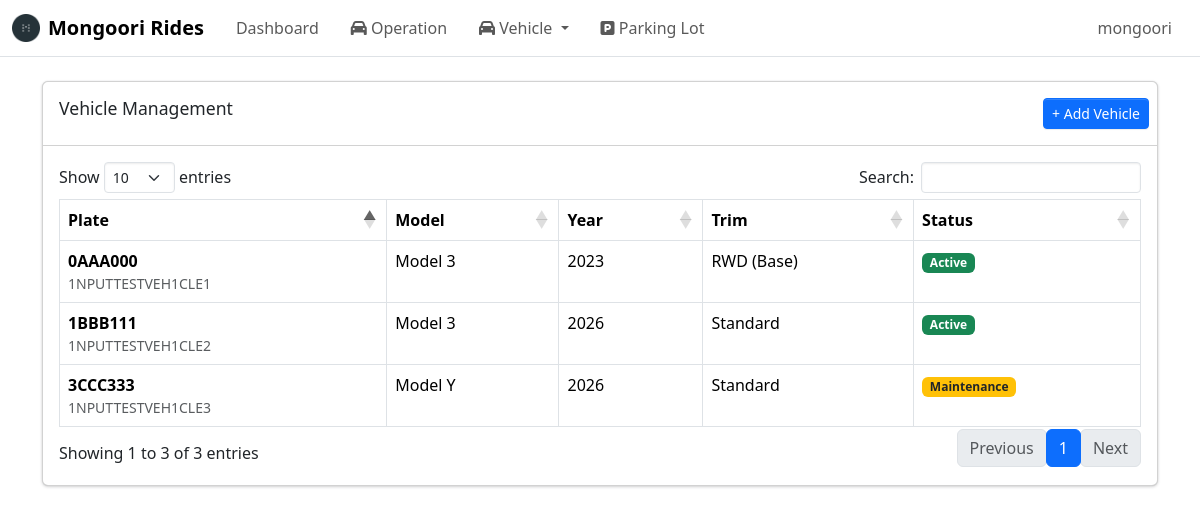
The app's page /admin/vehicles/ (signed in), older data.
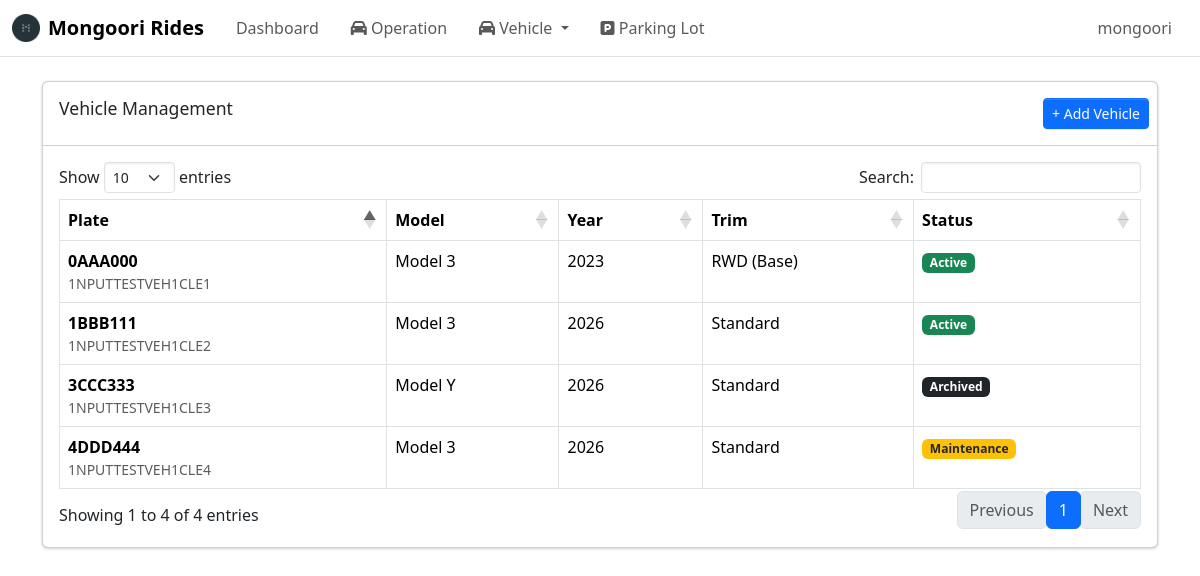
The same page, newer data.
### tables this page shows
CREATE TABLE vehicle (
    vehicle_id INTEGER PRIMARY KEY AUTOINCREMENT,
    vin TEXT NOT NULL UNIQUE CHECK(length(vin) = 17),
    make TEXT,
    model TEXT,
    model_year INTEGER,
    trim TEXT,
    exterior TEXT,
    interior TEXT,
    plate_number TEXT,
    mileage INTEGER,
    software TEXT,

    vehicle_status TEXT NOT NULL 
        CHECK(vehicle_status IN ('Active', 'Maintenance', 'Archived')),

    created_at DATETIME DEFAULT CURRENT_TIMESTAMP
);

### routes/admin/vehicle_pages/management.py (the view)
@vehicle_pages_bp.route("/",methods=["GET"])
def vehicle_list_page():
    if not session.get("admin_logged_in"):
        return redirect(url_for("auth.admin_login"))
    conn = get_conn()
    cur = conn.cursor()
    cur.execute("""
            SELECT
                vehicle_id,
                vin,
                plate_number,
                model,
                model_year,
                trim,
                vehicle_status
            FROM vehicle
            ORDER BY plate_number ASC
    """)
    vehicles = cur.fetchall()
    return render_template("vehicle_info_management.html", vehicles=vehicles)

### db.py (called while the page is built)
def make_dict(cursor, row):
    return {col[0]: row[idx] for idx, col in enumerate(cursor.description)}

def get_conn():
    if "db" not in g:
        conn = sqlite3.connect(DB_PATH, check_same_thread=False)
        conn.row_factory = make_dict
        conn.execute("PRAGMA foreign_keys = ON;")
        g.db = conn
    return g.db

def close_conn(e=None):
    db = g.pop("db", None)
    if db is not None:
        db.close()

### templates/vehicle_info_management.html (shortened to what this page needs)
{% extends "base.html" %}
{% block content %}
<div class="card">
    <div class="card-header">
        <h3 class="card-title">Vehicle Management</h3>
        <div class="card-tools">
            <a href="{{ url_for('vehicle_management_pages.vehicle_create_page') }}" class="btn btn-primary btn-sm">
                + Add Vehicle
            </a>
        </div>
    </div>
    <div class="card-body">
        <table id = "vehicleTable" class="table table-bordered table-hover">
            <thead>
                <tr>
                    <th>Plate</th>
                    <th>Model</th>
                    <th>Year</th>
                    <th>Trim</th>
                    <th>Status</th>
                </tr>
            </thead>
            <tbody>
                {% for v in vehicles %}
                <tr data-id="{{ v.vehicle_id }}" data-vin="{{ v.vin }}" data-plate="{{ v.plate_number }}"
                    data-location-name="{{ v.operation_location_name or 'Unassigned' }}" data-location-id="{{ v.operation_location_id or '' }}" style="cursor:pointer;">
                    <td>{{v.plate_number}}</td>
                    <td>{{v.vin}}</td>
                    <td>{{v.model}}</td>
                    <td>{{v.model_year}}</td>
                    <td>{{v.trim}}</td>
                    <td>
                        {% if v.vehicle_status == 'Active' %}
                            <span class="badge bg-success">Active</span>
                        {% elif v.vehicle_status == 'Maintenance' %}
                            <span class="badge bg-warning text-dark">Maintenance</span>
                        {% elif v.vehicle_status == 'Archived' %}
                            <span class="badge bg-dark">Archived</span>
                        {% endif %}
                    </td>
                </tr>
                {% endfor %}
            </tbody>
        </table>
    </div>
</div>
{% endblock %}

### templates/base.html (shortened to what this page needs)
<!doctype html>
<html lang="en">
    <head>
        <link href="https://cdn.jsdelivr.net/npm/bootstrap@5.3.8/dist/css/bootstrap.min.css"
            rel="stylesheet"
>
        <link rel="stylesheet"
            href="{{ url_for('static', filename='adminlte/css/adminlte.min.css') }}">
        <link rel="stylesheet"
            href="https://cdnjs.cloudflare.com/ajax/libs/font-awesome/6.5.1/css/all.min.css"
 />
        <link rel="stylesheet" href="https://cdn.datatables.net/1.13.6/css/dataTables.bootstrap5.min.css">
        <link rel="stylesheet" href="https://cdn.datatables.net/rowgroup/1.3.1/css/rowGroup.bootstrap5.min.css">
        <link rel="stylesheet" href="{{ url_for('static', filename='style.css') }}">
    </head>
    <body class="hold-transition sidebar-mini layout-fixed">
        <nav class="app-header navbar navbar-expand bg-body">
            <div class="container-fluid">
                <a href="/admin/dashboard" class="navbar-brand d-flex align-items-center">
                    <img src="{{ url_for('static', filename='images/Mongoori_Logo.png') }}"
                        alt="Mongoori Rides"
                        style="height: 28px; margin-right: 8px;">
                    <span class="fw-semibold">Mongoori Rides</span>
                </a>
                <ul class="navbar-nav">
                    <li class="nav-item">
                        <a href="/admin/dashboard" class="nav-link">Dashboard</a>
                    </li>
                    <li class="nav-item">
                        <a href="{{ url_for('vehicle_operation_pages.vehicle_list_page') }}" class="nav-link">
                            <i class="fa-solid fa-car"></i> Operation
                        </a>
                    </li>
                    <li class="nav-item dropdown">
                        <a class="nav-link dropdown-toggle" href="#" data-bs-toggle="dropdown">
                            <i class="fa-solid fa-car"></i> Vehicle
                        </a>
                    </li>
                    <li class="nav-item">
                        <a href="{{ url_for('parking_lot_pages.parking_lot_list_page') }}" class="nav-link">
                            <i class="fa fa-parking"></i> Parking Lot
                        </a>
                    </li>
                </ul>
                <ul class="navbar-nav ms-auto">
                    <li class="nav-item dropdown user-menu">
                        <a href="#" class="nav-link dropdown-toggle" data-bs-toggle="dropdown">
                            <span>{{ session.get("admin_username", "Admin") }}</span>
                        </a>
                    </li>
                </ul>
            </div>
        </nav>
        <main class="container mt-4">
            {% block content %}{% endblock %}
        </main>
        {% include "toast_success.html" %}
    </body>
</html>

### templates/toast_success.html (shortened to what this page needs)
<div class="position-fixed top-0 end-0 p-3" style="z-index: 9999">
</div>

Row changes from the older to the newer data that the page shows:
changed vehicle "3CCC333": vehicle_status "Maintenance" → "Archived"
added vehicle: plate_number "4DDD444", vin "1NPUTTESTVEH1CLE4", model "Model 3", model_year "2026", trim "Standard", vehicle_status "Maintenance"
Text that changed along with them:
text written by a page script: "Show entries Search: Showing 1 to 3 of 3 entries Previous 1 Next" → "Show entries Search: Showing 1 to 4 of 4 entries Previous 1 Next"
